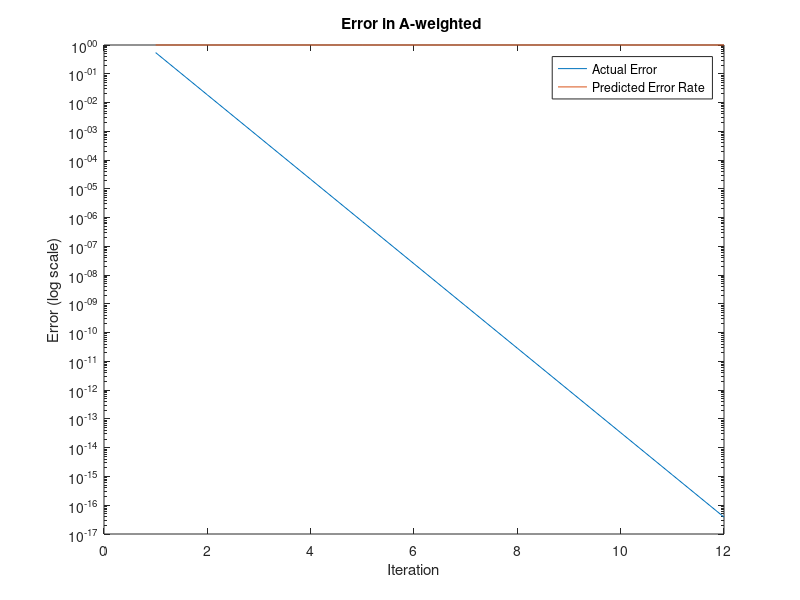
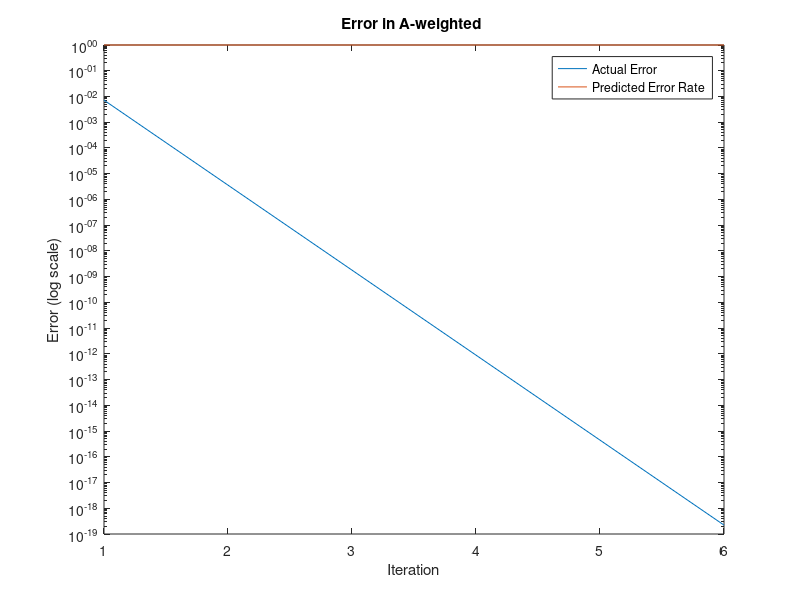
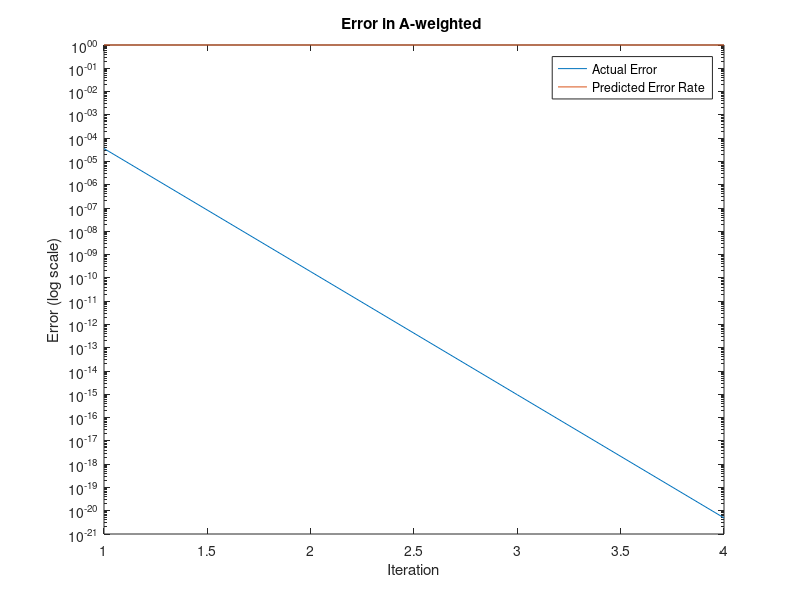

These charts were generated, in order, by the following MATLAB code:
max_iterations = 4000;
threshold = eps;
L1 = [110, 120, 100];
L2 = [1, 1, 1];

for i = 1:length(L1)
     B = rand(2);
     [Q,R] = qr(B);
     A = Q' * [L1(i) 0 ; 0 L2(i)] * Q;
     x_answer = [rand(1); rand(1)];
     b = A * x_answer;

    x_current = [0; 0];
    error_0 = (x_answer - x_current)' * A * (x_answer - x_current);
    E = [];
    predicted_error_rate = [];
    for iter = 1:max_iterations
        p = b - A * x_current;
        r = b - A * x_current;
        alpha = (p' * r) / (p' * A * p);
        
        x_current = x_current + alpha * p;

        error = x_answer - x_current;
        disp((1 - (cond(A)^(-2))));
        E = [E, error' * A * error];
        predicted_error_rate = [predicted_error_rate,(1 - (cond(A)^(-2))^iter)];
        if (error' * A * error) < threshold
           disp(x_answer);
           disp(x_current);
           break
        end
    end

    figure;
    semilogy(E);
    title(['Error in A-weighted ', i]);
    xlabel('Iteration');
    ylabel('Error (log scale)');
    hold on;
    semilogy(predicted_error_rate);
    legend('Actual Error', 'Predicted Error Rate');
    hold off;
end
